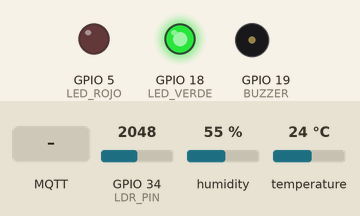
Simulated run of this sketch. Board: ESP32. Shown: output pins drawn as LEDs (lit = HIGH), buzzer (waves = sounding, pin HIGH). The inputs (shaded band) are chosen by the test bench; at power-on: GPIO 34 (LDR_PIN) = 2048, humidity 55 %, temperature 24 °C. WiFi joins after 1.5 s; servers stay silent unless stated; no MQTT or app messages arrive unless stated; what the sketch prints to the serial monitor is not drawn.

Above: at 2.7 s.
2.8 s: MQTT message "ON" arrives on the first subscribed topic
At 3.3 s:
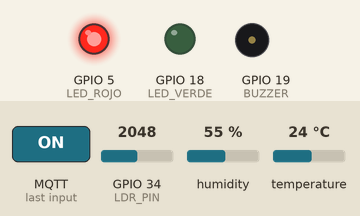
4.3 s: MQTT message "ON" arrives on the second subscribed topic
At 5.5 s:
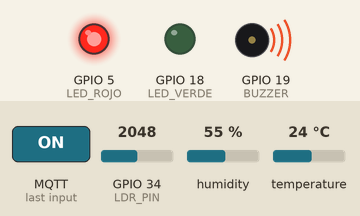
5.8 s: MQTT message "0" arrives on the first subscribed topic
At 6.8 s:
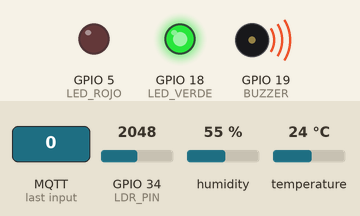
7.3 s: MQTT message "1" arrives on the first subscribed topic
At 7.9 s:
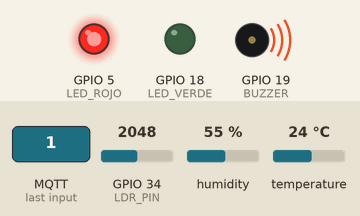
8.8 s: MQTT message "2" arrives on the first subscribed topic
At 10.2 s:
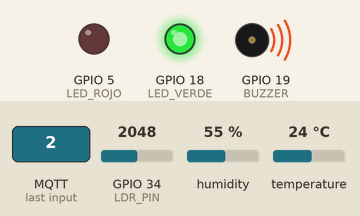
Timing chart, 0 to 11.3 s (numbered marks = the images above; inputs shaded):
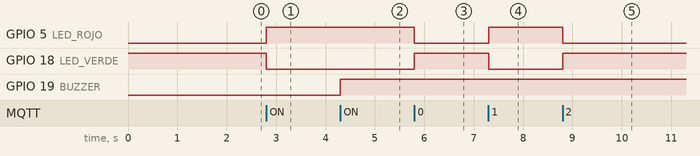

The sketch:

Codigoadafruit.ino
```cpp
#include <WiFi.h>
#include <PubSubClient.h>
#include <DHT.h>

const char* ssid     = "Galaxial";
const char* password = "shadow92710";

#define AIO_SERVER      "io.adafruit.com"
#define AIO_SERVERPORT  1883
#define AIO_USERNAME    "Juanpablo44Sha"
#define AIO_KEY         "aio_aoEq33tj2kpZydOfMVVYlkfwyt4X"

#define DHTPIN 4
#define DHTTYPE DHT11
#define LDR_PIN 34
#define LED_ROJO 5
#define LED_VERDE 18
#define BUZZER 19

DHT dht(DHTPIN, DHTTYPE);
WiFiClient espClient;
PubSubClient client(espClient);

unsigned long ultimoEnvio = 0;
const unsigned long INTERVALO = 5000;

void callback(char* topic, byte* payload, unsigned int length) {
  String mensaje = "";
  for (int i = 0; i < length; i++) {
    mensaje += (char)payload[i];
  }

  if (String(topic) == String(AIO_USERNAME) + "/feeds/led-rojo") {
    if (mensaje == "ON" || mensaje == "1") {
      digitalWrite(LED_ROJO, HIGH);
      digitalWrite(LED_VERDE, LOW);
    } else {
      digitalWrite(LED_ROJO, LOW);
      digitalWrite(LED_VERDE, HIGH);
    }
  }

  if (String(topic) == String(AIO_USERNAME) + "/feeds/buzzer") {
    if (mensaje == "ON" || mensaje == "1") {
      digitalWrite(BUZZER, HIGH);
    } else {
      digitalWrite(BUZZER, LOW);
    }
  }
}

void conectarWiFi() {
  Serial.print("Conectando WiFi");
  WiFi.begin(ssid, password);
  while (WiFi.status() != WL_CONNECTED) {
    delay(500);
    Serial.print(".");
  }
  Serial.println("\n[OK] WiFi conectado");
}

void reconnect() {
  while (!client.connected()) {
    Serial.print("Conectando a Adafruit IO...");
    if (client.connect("ESP32_AulaUTS", AIO_USERNAME, AIO_KEY)) {
      Serial.println("OK");
      // Suscribirse a los feeds de control
      client.subscribe((String(AIO_USERNAME) + "/feeds/led-rojo").c_str());
      client.subscribe((String(AIO_USERNAME) + "/feeds/buzzer").c_str());
      client.publish((String(AIO_USERNAME) + "/feeds/estado").c_str(), "online");
    } else {
      Serial.print("Fallo, rc=");
      Serial.println(client.state());
      delay(2000);
    }
  }
}

void publicarDatos() {
  float temperatura = dht.readTemperature();
  float humedad = dht.readHumidity();
  int luminosidad = analogRead(LDR_PIN);

  if (isnan(temperatura) || isnan(humedad)) {
    Serial.println("[ERROR] Fallo DHT11");
    return;
  }

  client.publish((String(AIO_USERNAME) + "/feeds/temperatura").c_str(), String(temperatura, 1).c_str());
  client.publish((String(AIO_USERNAME) + "/feeds/humedad").c_str(), String(humedad, 1).c_str());
  client.publish((String(AIO_USERNAME) + "/feeds/luminosidad").c_str(), String(luminosidad).c_str());

  Serial.println("--- Datos enviados ---");
  Serial.print("Temp: "); Serial.println(temperatura);
  Serial.print("Hum:  "); Serial.println(humedad);
  Serial.print("Luz:  "); Serial.println(luminosidad);
}

void setup() {
  Serial.begin(115200);
  pinMode(LED_ROJO, OUTPUT);
  pinMode(LED_VERDE, OUTPUT);
  pinMode(BUZZER, OUTPUT);

  digitalWrite(LED_VERDE, HIGH);

  dht.begin();
  conectarWiFi();
  client.setServer(AIO_SERVER, AIO_SERVERPORT);
  client.setCallback(callback);
}

void loop() {
  if (!client.connected()) {
    reconnect();
  }
  client.loop();

  if (millis() - ultimoEnvio >= INTERVALO) {
    ultimoEnvio = millis();
    publicarDatos();
  }
}
```

Measured:
- after the input at 2.8 s, GPIO 5 (LED_ROJO): LOW → HIGH at once; GPIO 18 (LED_VERDE): HIGH → LOW at once
- after the input at 4.3 s, GPIO 19 (BUZZER): LOW → HIGH at once
- after the input at 5.8 s, GPIO 5 (LED_ROJO): HIGH → LOW at once; GPIO 18 (LED_VERDE): LOW → HIGH at once
- after the input at 7.3 s, GPIO 5 (LED_ROJO): LOW → HIGH at once; GPIO 18 (LED_VERDE): HIGH → LOW at once
- after the input at 8.8 s, GPIO 5 (LED_ROJO): HIGH → LOW at once; GPIO 18 (LED_VERDE): LOW → HIGH at once
